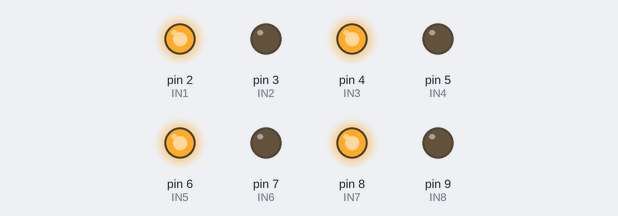
A sketch run on a simulated Arduino Uno, built with avr-gcc and run on an emulated ATmega328P. Parts: output pins drawn as LEDs (lit = HIGH).

Above: at 1.5 s.
At 4.5 s:
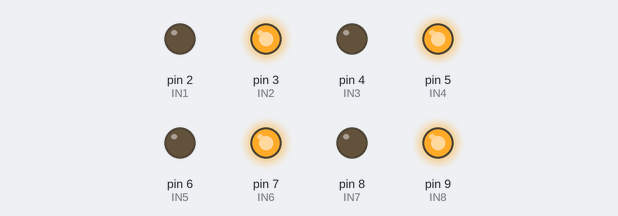
Timing chart, 0 to 7.8 s (numbered marks = the images above):
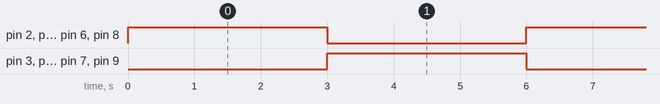

Measured:
- by itself, pin 2 (IN1), pin 3 (IN2), pin 4 (IN3), pin 5 (IN4), pin 6 (IN5), pin 7 (IN6), pin 8 (IN7), pin 9 (IN8): alternates HIGH for 3.0 s and LOW for 3.0 s
- by itself, everything shown: repeats every 6.0 s, in 3 steps

The sketch:

Relay_Pneumatics.ino
```cpp
#define IN1 2
#define IN2 3
#define IN3 4
#define IN4 5
#define IN5 6
#define IN6 7
#define IN7 8
#define IN8 9

void setup() {
  // put your setup code here, to run once:
  pinMode(IN1, OUTPUT);
  pinMode(IN2, OUTPUT);
  pinMode(IN3, OUTPUT);
  pinMode(IN4, OUTPUT);
  pinMode(IN5, OUTPUT);
  pinMode(IN6, OUTPUT);
  pinMode(IN7, OUTPUT);
  pinMode(IN8, OUTPUT);

}

void loop() {
  // put your main code here, to run repeatedly:
  digitalWrite(IN1,HIGH);
  digitalWrite(IN3,HIGH);
  digitalWrite(IN5,HIGH);
  digitalWrite(IN7,HIGH);
  delay(3000); //for 1 second//
  digitalWrite(IN1,LOW);
  digitalWrite(IN3,LOW);
  digitalWrite(IN5,LOW);
  digitalWrite(IN7,LOW);
  digitalWrite(IN2,HIGH);
  digitalWrite(IN4,HIGH);
  digitalWrite(IN6,HIGH);
  digitalWrite(IN8,HIGH);
  delay(3000);
  digitalWrite(IN2,LOW);
  digitalWrite(IN4,LOW);
  digitalWrite(IN6,LOW);
  digitalWrite(IN8,LOW);

}
```
